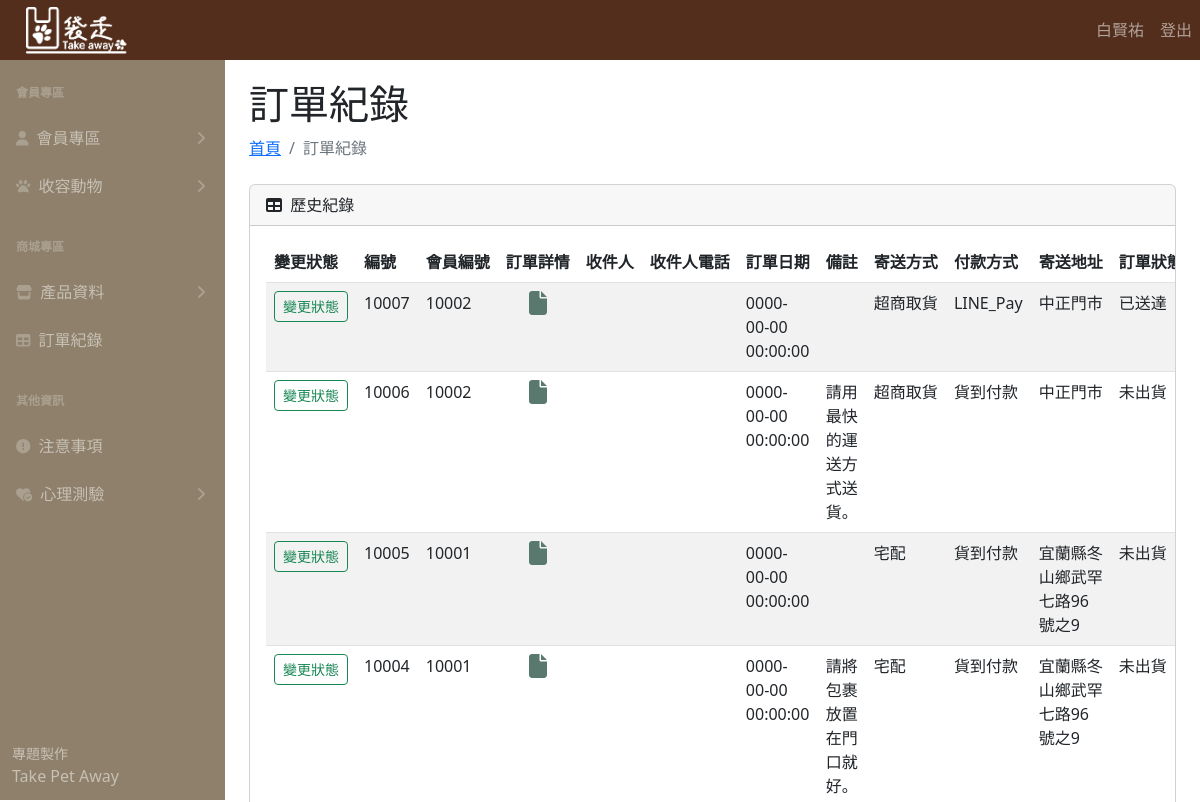
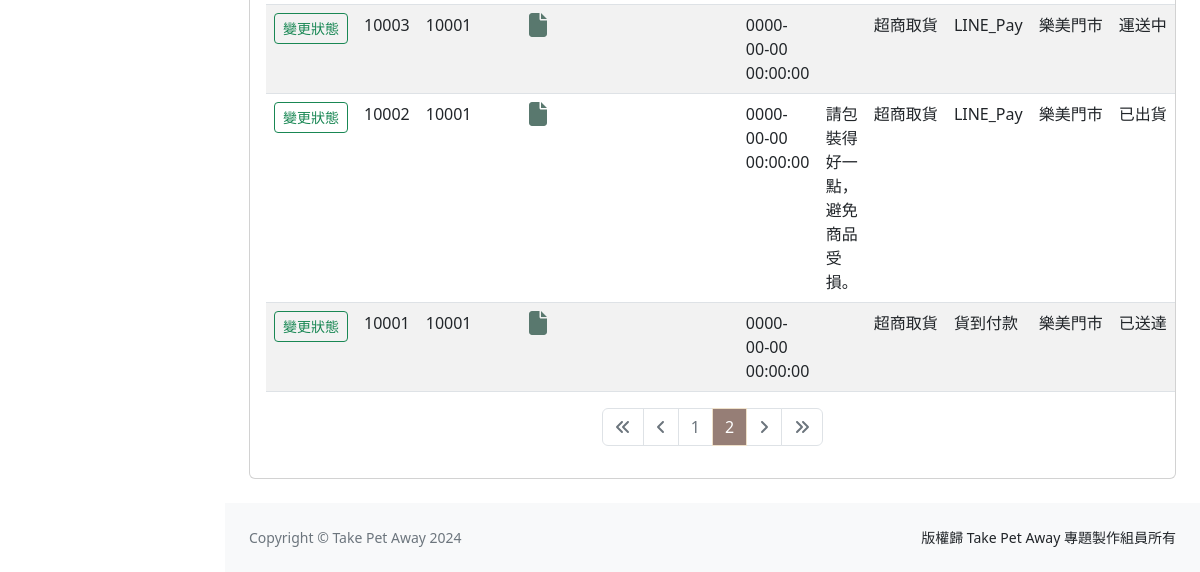
The page /order_history.php?page=2 (signed in) on the database as committed earlier (2 pictures, top to bottom).
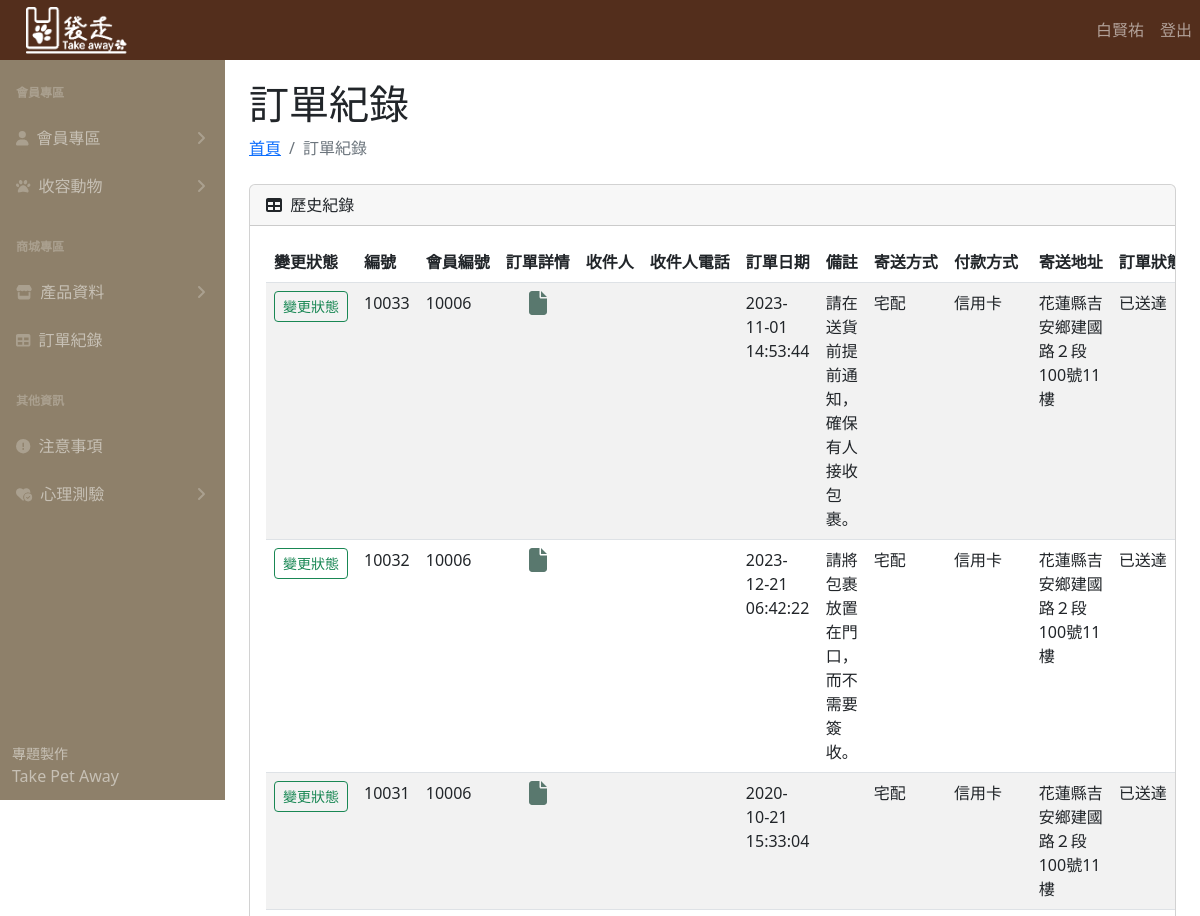
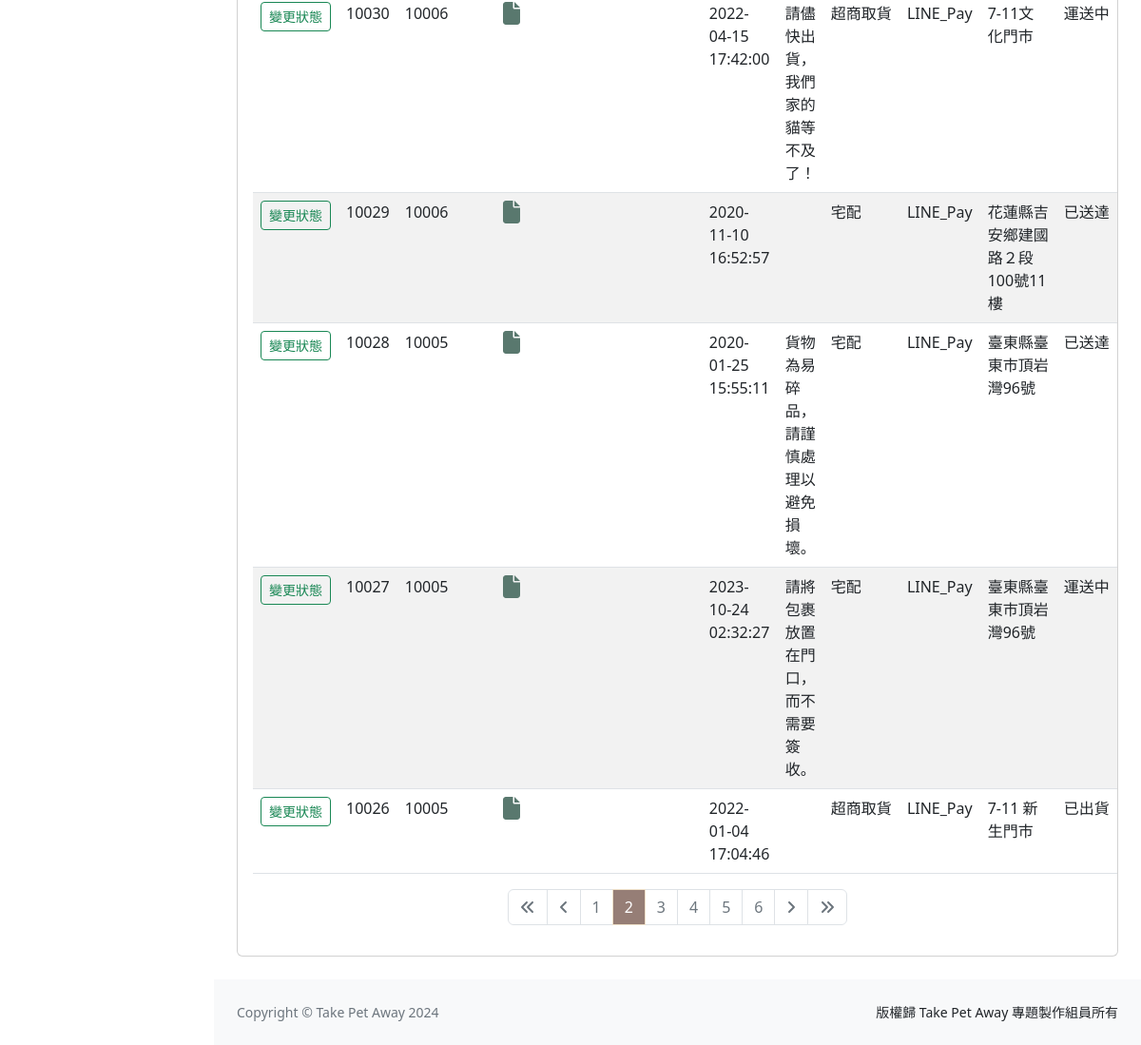
The same page on the database as committed later (2 pictures, top to bottom).
### tables this page shows
CREATE TABLE `order_history` (
  `order_id` int(11) NOT NULL,
  `user_id` int(11) NOT NULL,
  `order_detail_id` int(11) NOT NULL,
  `name` varchar(8) NOT NULL,
  `phone` varchar(10) NOT NULL,
  `order_date` datetime NOT NULL,
  `order_remark` varchar(80) DEFAULT NULL,
  `delivery_method` varchar(8) NOT NULL,
  `payment_method` varchar(8) NOT NULL,
  `recipient_address_detail` varchar(80) NOT NULL,
  `status` varchar(8) NOT NULL,
  `Invoice_no` varchar(8) NOT NULL
);

### order_history.php (the view, shortened to what this page needs)
<?php
require __DIR__ . '/parts/pdo-connect.php';
$page = isset($_GET['page']) ? intval($_GET['page']) : 1;
$perPage = 8;
$t_sql = "SELECT COUNT(1) FROM order_history";
$t_stmt = $pdo->query($t_sql);
$totalRows = $t_stmt->fetch(PDO::FETCH_NUM)[0];
$totalPages = ceil($totalRows / $perPage);
$rows = [];
if ($totalRows > 0) {
  $sql = sprintf("SELECT * FROM order_history order by order_id DESC  LIMIT %s, %s", ($page - 1) * $perPage, $perPage);
  $rows = $pdo->query($sql)->fetchAll();
}
?>
<?php include __DIR__ . '/parts/1_head.php' ?>
<?php include __DIR__ . '/parts/2_nav.php' ?>
<?php include __DIR__ . '/parts/3_side_nav.php' ?>
<section>
  <div class="container-fluid px-4">
    <h1 class="mt-4">訂單紀錄</h1>
    <ol class="breadcrumb mb-4">
      <li class="breadcrumb-item"><a href="index_.php">首頁</a></li>
      <li class="breadcrumb-item active">訂單紀錄</li>
    </ol>
    <div class="card mb-4">
      <div class="card-header">
        <i class="fas fa-table me-1"></i>
        歷史紀錄
      </div>
      <div class="card-body table-responsive">
        <table class="table table-striped">
          <thead>
            <tr>
              <th>變更狀態</th>
              <th>編號</th>
              <th class="text-nowrap">會員編號</th>
              <th class="text-nowrap">訂單詳情</th>
              <th class="text-nowrap">收件人</th>
              <th class="text-nowrap">收件人電話</th>
              <th class="text-nowrap">訂單日期</th>
              <th class="text-nowrap">備註</th>
              <th class="text-nowrap">寄送方式</th>
              <th class="text-nowrap">付款方式</th>
              <th class="text-nowrap">寄送地址</th>
              <th class="text-nowrap">訂單狀態</th>
            </tr>
          </thead>
          <tbody>
            <?php foreach ($rows as $r) : ?>
              <tr>
                <td>
                  <a href="order_history_edit.php?order_id=<?= $r['order_id'] ?>">
                    <p class="btn btn-outline-success btn-sm text-nowrap">變更狀態</p>
                  </a>
                </td>
                <td><?= $r['order_id'] ?></td>
                <td><?= $r['user_id'] ?></td>
                <td style="text-align: center;"><a href="order_detail.php?order_detail_id=<?= $r['order_detail_id'] ?>">
                    <i class="fa-solid fa-file fa-xl" style="color: #59786e;"></i>
                  </a></td>
                <td><?= $r['recipient_name'] ?></td>
                <td><?= $r['recipient_phone'] ?></td>
                <td><?= $r['order_date'] ?></td>
                <td><?= htmlentities($r['order_remark']) ?></td>
                <td><?= $r['delivery_method'] ?></td>
                <td><?= $r['payment_method'] ?></td>
                <td><?= $r['recipient_address_detail'] ?></td>
                <td><?= $r['status'] ?></td>
              </tr>
            <?php endforeach ?>
          </tbody>
        </table>
        <nav aria-label="Page navigation example" class="d-flex justify-content-center">
          <ul class="pagination">
            <li class="page-item" <?= $page == 1 ? 'disabled' : '' ?>>
              <a class="page-link" href="?page=1">
                <i class="fa-solid fa-angles-left"></i>
              </a>
            </li>
            <li class="page-item" <?= $page == 1 ? 'disabled' : '' ?>>
              <a class="page-link" href="?page=<?= $page - 1 ?>">
                <i class="fa-solid fa-angle-left"></i>
              </a>
            </li>
            <?php for ($i = $page - 5; $i <= $page + 5; $i++) : ?>
              <?php if ($i >= 1 and $i <= $totalPages) : ?>
                <li class="page-item <?= $i == $page ? 'active' : '' ?>">
                  <a class="page-link" href="?page=<?= $i ?>"><?= $i ?></a>
                </li>
              <?php endif ?>
            <?php endfor ?>
            <li class="page-item" <?= $page == $totalPages ? 'disabled' : '' ?>>
              <a class="page-link" href="?page=<?= $page + 1 ?>">
                <i class="fa-solid fa-angle-right"></i>
              </a>
            </li>
            <li class="page-item" <?= $page == $totalPages ? 'disabled' : '' ?>>
              <a class="page-link" href="?page=<?= $totalPages ?>">
                <i class="fa-solid fa-angles-right"></i>
              </a>
            </li>
          </ul>
        </nav>
      </div>
    </div>
  </div>
</section>
<?php include __DIR__ . '/parts/4_footer.php' ?>
<?php include __DIR__ . '/parts/6_foot.php' ?>

Rows that differ between the two databases and show on the page:
no longer on this page (row edited): order_history: order_id "10007", user "10002", order_date "0000-00-00 00:00:00", delivery_method "超商取貨", payment_method "LINE_Pay", recipient_address_detail "中正門市", status "已送達"
no longer on this page (row edited): order_history: order_id "10006", user "10002", order_date "0000-00-00 00:00:00", order_remark "請用最快的運送方式送貨。", delivery_method "超商取貨", payment_method "貨到付款", recipient_address_detail "中正門市", status "未出貨"
no longer on this page (row edited): order_history: order_id "10005", user "10001", order_date "0000-00-00 00:00:00", delivery_method "宅配", payment_method "貨到付款", recipient_address_detail "宜蘭縣冬山鄉武罕七路96號之9", status "未出貨"
no longer on this page (row edited): order_history: order_id "10004", user "10001", order_date "0000-00-00 00:00:00", order_remark "請將包裹放置在門口就好。", delivery_method "宅配", payment_method "貨到付款", recipient_address_detail "宜蘭縣冬山鄉武罕七路96號之9", status "未出貨"
no longer on this page (row edited): order_history: order_id "10003", user "10001", order_date "0000-00-00 00:00:00", delivery_method "超商取貨", payment_method "LINE_Pay", recipient_address_detail "樂美門市", status "運送中"
no longer on this page (row edited): order_history: order_id "10002", user "10001", order_date "0000-00-00 00:00:00", order_remark "請包裝得好一點，避免商品受損。", delivery_method "超商取貨", payment_method "LINE_Pay", recipient_address_detail "樂美門市", status "已出貨"
no longer on this page (row edited): order_history: order_id "10001", user "10001", order_date "0000-00-00 00:00:00", delivery_method "超商取貨", payment_method "貨到付款", recipient_address_detail "樂美門市", status "已送達"
added order_history: order_id "10033", user "10006", order_date "2023-11-01 14:53:44", order_remark "請在送貨前提前通知，確保有人接收包裹。", delivery_method "宅配", payment_method "信用卡", recipient_address_detail "花蓮縣吉安鄉建國路２段100號11樓", status "已送達"
added order_history: order_id "10032", user "10006", order_date "2023-12-21 06:42:22", order_remark "請將包裹放置在門口，而不需要簽收。", delivery_method "宅配", payment_method "信用卡", recipient_address_detail "花蓮縣吉安鄉建國路２段100號11樓", status "已送達"
added order_history: order_id "10031", user "10006", order_date "2020-10-21 15:33:04", delivery_method "宅配", payment_method "信用卡", recipient_address_detail "花蓮縣吉安鄉建國路２段100號11樓", status "已送達"
added order_history: order_id "10030", user "10006", order_date "2022-04-15 17:42:00", order_remark "請儘快出貨，我們家的貓等不及了！", delivery_method "超商取貨", payment_method "LINE_Pay", recipient_address_detail "7-11文化門市", status "運送中"
added order_history: order_id "10029", user "10006", order_date "2020-11-10 16:52:57", delivery_method "宅配", payment_method "LINE_Pay", recipient_address_detail "花蓮縣吉安鄉建國路２段100號11樓", status "已送達"
added order_history: order_id "10028", user "10005", order_date "2020-01-25 15:55:11", order_remark "貨物為易碎品，請謹慎處理以避免損壞。", delivery_method "宅配", payment_method "LINE_Pay", recipient_address_detail "臺東縣臺東市頂岩灣96號", status "已送達"
added order_history: order_id "10027", user "10005", order_date "2023-10-24 02:32:27", order_remark "請將包裹放置在門口，而不需要簽收。", delivery_method "宅配", payment_method "LINE_Pay", recipient_address_detail "臺東縣臺東市頂岩灣96號", status "運送中"
added order_history: order_id "10026", user "10005", order_date "2022-01-04 17:04:46", delivery_method "超商取貨", payment_method "LINE_Pay", recipient_address_detail "7-11 新生門市", status "已出貨"
Other text that changed with them:
new list line: "3"
new list line: "4"
new list line: "5"
new list line: "6"
